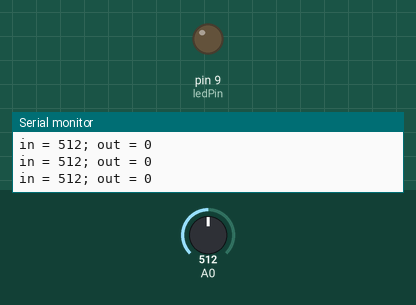
This sketch was run on a simulated Arduino Uno, built with avr-gcc and run on an emulated ATmega328P. Parts: output pins drawn as LEDs (lit = HIGH), the last lines printed to the serial monitor. Inputs (shaded band) come from the test bench; at power-on: A0 = 512.

Above: at 1.2 s.
1.3 s: A0 set to 0
At 1.7 s:
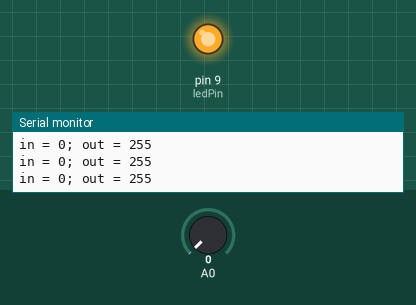
2.8 s: A0 set to 122
At 4.1 s:
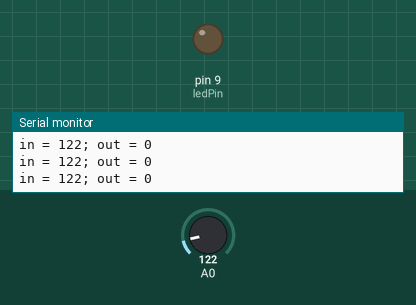
Timing chart, 0 to 5.8 s (numbered marks = the images above; inputs shaded):
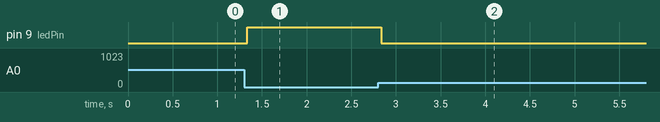

The sketch:

2b_analog_phototransitor.ino
```cpp
int ledPin = 9;

void setup() {
  // initialize serial communications at 9600 bps:
  Serial.begin(9600);
  // declare the led pin as an output:
  pinMode(ledPin, OUTPUT);
}

void loop() {
  int in = analogRead(A0);

  int out = 255 - map(in, 0, 10, 0, 255);
  if (out < 0) {
    out = 0;
  }

  Serial.print("in = ");
  Serial.print(in);
  Serial.print("; out = ");
  Serial.println(out);

  analogWrite(ledPin, out);
}
```

Measured:
- after the input at 1.3 s, pin 9 (ledPin): LOW → HIGH at once
- after the input at 2.8 s, pin 9 (ledPin): HIGH → LOW at once
